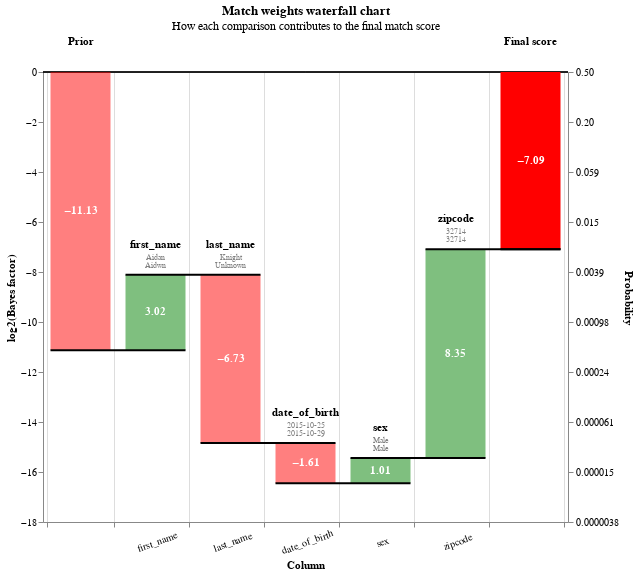

Notebook code for this chart:
### Code cell
# Create a Series for the missed link, which can be used as a dict
missed_link = df_predictions_pd.loc[9346]
# We can pass the Series to waterfall_chart, which takse a list of dict
linker.waterfall_chart([missed_link], filter_nulls=False)

### Figure 1 — Vega-Lite specification as saved in the notebook (floating-point values rounded to 4 significant figures)
{"$schema": "https://vega.github.io/schema/vega-lite/v5.2.0.json", "height": 450, "resolve": {"axis": {"y": "independent"}}, "width": {"step": 75}, "data": {"values": [{"column_name": "Prior", "label_for_charts": "Starting match weight (prior)", "sql_condition": null, "log2_bayes_factor": -11.13, "bayes_factor": 0.000446, "comparison_vector_value": null, "m_probability": null, "u_probability": null, "bayes_factor_description": null, "value_l": "", "value_r": "", "term_frequency_adjustment": null, "bar_sort_order": 0, "record_number": 0}, {"column_name": "first_name", "label_for_charts": "levenshtein <= 1", "sql_condition": "levenshtein(\"first_name_l\", \"first_name_r\") <= 1", "log2_bayes_factor": 3.024, "bayes_factor": 8.134, "comparison_vector_value": 2, "m_probability": 0.008944, "u_probability": 0.0011, "bayes_factor_description": "If comparison level is `levenshtein <= 1` then comparison is 8.13 times more likely to be a match", "value_l": "Aidan", "value_r": "Aidwn", "term_frequency_adjustment": false, "bar_sort_order": 1, "record_number": 0}, {"column_name": "last_name", "label_for_charts": "All other comparisons", "sql_condition": "ELSE", "log2_bayes_factor": -6.73, "bayes_factor": 0.009422, "comparison_vector_value": 0, "m_probability": 0.009389, "u_probability": 0.9964, "bayes_factor_description": "If comparison level is `all other comparisons` then comparison is  106.13 times less likely to be a match", "value_l": "Knight", "value_r": "Unknown", "term_frequency_adjustment": false, "bar_sort_order": 2, "record_number": 0}, {"column_name": "date_of_birth", "label_for_charts": "levenshtein <= 1", "sql_condition": "levenshtein(\"date_of_birth_l\", \"date_of_birth_r\") <= 1", "log2_bayes_factor": -1.61, "bayes_factor": 0.3277, "comparison_vector_value": 1, "m_probability": 0.003598, "u_probability": 0.01098, "bayes_factor_description": "If comparison level is `levenshtein <= 1` then comparison is  3.05 times less likely to be a match", "value_l": "2015-10-25", "value_r": "2015-10-29", "term_frequency_adjustment": false, "bar_sort_order": 3, "record_number": 0}, {"column_name": "sex", "label_for_charts": "Exact match", "sql_condition": "\"sex_l\" = \"sex_r\"", "log2_bayes_factor": 1.005, "bayes_factor": 2.007, "comparison_vector_value": 1, "m_probability": 0.9821, "u_probability": 0.4892, "bayes_factor_description": "If comparison level is `exact match` then comparison is 2.01 times more likely to be a match", "value_l": "Male", "value_r": "Male", "term_frequency_adjustment": false, "bar_sort_order": 4, "record_number": 0}, {"column_name": "zipcode", "label_for_charts": "Exact match", "sql_condition": "\"zipcode_l\" = \"zipcode_r\"", "log2_bayes_factor": 8.346, "bayes_factor": 325.4, "comparison_vector_value": 3, "m_probability": 0.9855, "u_probability": 0.003028, "bayes_factor_description": "If comparison level is `exact match` then comparison is 325.44 times more likely to be a match", "value_l": "32714", "value_r": "32714", "term_frequency_adjustment": false, "bar_sort_order": 5, "record_number": 0}, {"column_name": "Final score", "label_for_charts": "Final score", "sql_condition": null, "log2_bayes_factor": -7.094, "bayes_factor": 0.007318, "comparison_vector_value": null, "m_probability": null, "u_probability": null, "bayes_factor_description": null, "value_l": "", "value_r": "", "term_frequency_adjustment": null, "bar_sort_order": 6, "record_number": 0}]}, "config": {"view": {"continuousWidth": 400, "continuousHeight": 300}}, "params": [{"name": "record_number", "value": 0, "bind": {"input": "range", "min": 0, "max": 0, "step": 1}, "description": "Filter by the interation number"}], "title": {"text": "Match weights waterfall chart", "subtitle": "How each comparison contributes to the final match score"}, "transform": [{"filter": "(datum.record_number == record_number)"}, {"window": [{"op": "sum", "field": "log2_bayes_factor", "as": "sum"}, {"op": "lead", "field": "column_name", "as": "lead"}], "frame": [null, 0]}, {"calculate": "datum.column_name === \"Final score\" ? datum.sum - datum.log2_bayes_factor : datum.sum", "as": "sum"}, {"calculate": "datum.lead === null ? datum.column_name : datum.lead", "as": "lead"}, {"calculate": "datum.column_name === \"Final score\" || datum.column_name === \"Prior match weight\" ? 0 : datum.sum - datum.log2_bayes_factor", "as": "previous_sum"}, {"calculate": "datum.sum > datum.previous_sum ? datum.column_name : \"\"", "as": "top_label"}, {"calculate": "datum.sum < datum.previous_sum ? datum.column_name : \"\"", "as": "bottom_label"}, {"calculate": "datum.sum > datum.previous_sum ? datum.sum : datum.previous_sum", "as": "sum_top"}, {"calculate": "datum.sum < datum.previous_sum ? datum.sum : datum.previous_sum", "as": "sum_bottom"}, {"calculate": "(datum.sum + datum.previous_sum) / 2", "as": "center"}, {"calculate": "(datum.log2_bayes_factor > 0 ? \"+\" : \"\") + datum.log2_bayes_factor", "as": "text_log2_bayes_factor"}, {"calculate": "datum.sum < datum.previous_sum ? 4 : -4", "as": "dy"}, {"calculate": "datum.sum < datum.previous_sum ? \"top\" : \"bottom\"", "as": "baseline"}, {"calculate": "1. / (1 + pow(2, -1.*datum.sum))", "as": "prob"}, {"calculate": "0*datum.sum", "as": "zero"}], "layer": [{"layer": [{"mark": "rule", "encoding": {"y": {"field": "zero", "type": "quantitative"}, "size": {"value": 0.5}, "color": {"value": "black"}}}, {"mark": {"type": "bar", "width": 60}, "encoding": {"color": {"condition": {"value": "red", "test": "(datum.log2_bayes_factor < 0)"}, "value": "green"}, "opacity": {"condition": {"value": 1, "test": "datum.column_name == 'Prior match weight' || datum.column_name == 'Final score'"}, "value": 0.5}, "tooltip": [{"type": "nominal", "field": "column_name", "title": "Comparison column"}, {"type": "nominal", "field": "value_l", "title": "Value (L)"}, {"type": "nominal", "field": "value_r", "title": "Value (R)"}, {"type": "ordinal", "field": "label_for_charts", "title": "Label"}, {"type": "nominal", "field": "sql_condition", "title": "SQL condition"}, {"type": "nominal", "field": "comparison_vector_value", "title": "Comparison vector value"}, {"type": "quantitative", "field": "bayes_factor", "title": "Bayes factor = m/u", "format": ",.4f"}, {"type": "quantitative", "field": "log2_bayes_factor", "title": "Match weight = log2(m/u)", "format": ",.4f"}, {"type": "quantitative", "field": "prob", "format": ".4f", "title": "Adjusted match score"}, {"type": "nominal", "field": "bayes_factor_description", "title": "Match weight description"}], "x": {"type": "nominal", "axis": {"labelExpr": "datum.value == 'Prior' || datum.value == 'Final score' ? '' : datum.value", "labelAngle": -20, "labelAlign": "center", "labelPadding": 10, "title": "Column", "grid": true, "tickBand": "extent"}, "field": "column_name", "sort": {"field": "bar_sort_order", "order": "ascending"}}, "y": {"type": "quantitative", "axis": {"grid": false, "orient": "left", "title": "log2(Bayes factor)"}, "field": "previous_sum"}, "y2": {"field": "sum"}}}, {"mark": {"type": "text", "fontWeight": "bold"}, "encoding": {"color": {"value": "white"}, "text": {"condition": {"type": "nominal", "field": "log2_bayes_factor", "format": ".2f", "test": "abs(datum.log2_bayes_factor) > 1"}, "value": ""}, "x": {"type": "nominal", "axis": {"labelAngle": 0, "title": "Column"}, "field": "column_name", "sort": {"field": "bar_sort_order", "order": "ascending"}}, "y": {"type": "quantitative", "axis": {"orient": "left"}, "field": "center"}}}, {"mark": {"type": "text", "baseline": "bottom", "dy": -25, "fontWeight": "bold"}, "encoding": {"color": {"value": "black"}, "text": {"type": "nominal", "field": "column_name"}, "x": {"type": "nominal", "axis": {"labelAngle": 0, "title": "Column"}, "field": "column_name", "sort": {"field": "bar_sort_order", "order": "ascending"}}, "y": {"type": "quantitative", "field": "sum_top"}}}, {"mark": {"type": "text", "baseline": "bottom", "fontSize": 8, "dy": -13}, "encoding": {"color": {"value": "grey"}, "text": {"type": "nominal", "field": "value_l"}, "x": {"type": "nominal", "axis": {"labelAngle": 0, "title": "Column"}, "field": "column_name", "sort": {"field": "bar_sort_order", "order": "ascending"}}, "y": {"type": "quantitative", "field": "sum_top"}}}, {"mark": {"type": "text", "baseline": "bottom", "fontSize": 8, "dy": -5}, "encoding": {"color": {"value": "grey"}, "text": {"type": "nominal", "field": "value_r"}, "x": {"type": "nominal", "axis": {"labelAngle": 0, "title": "Column"}, "field": "column_name", "sort": {"field": "bar_sort_order", "order": "ascending"}}, "y": {"type": "quantitative", "field": "sum_top"}}}]}, {"mark": {"type": "rule", "color": "black", "strokeWidth": 2, "x2Offset": 30, "xOffset": -30}, "encoding": {"x": {"type": "nominal", "axis": {"labelAngle": 0, "title": "Column"}, "field": "column_name", "sort": {"field": "bar_sort_order", "order": "ascending"}}, "x2": {"field": "lead"}, "y": {"type": "quantitative", "axis": {"labelExpr": "format(1 / (1 + pow(2, -1*datum.value)), '.2r')", "orient": "right", "title": "Probability"}, "field": "sum", "scale": {"zero": false}}}}]}
